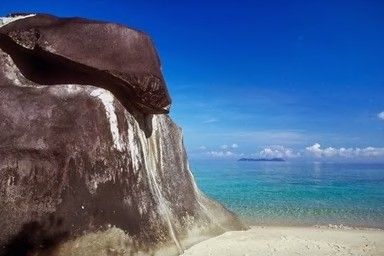
%> input picture dataset/112.jpg, 384 x 256 px
$ octave --eval "result = edgeHistogram(imread('dataset/112.jpg'));"   (GNU Octave 9; MATLAB toolbox functions it lacks are replaced by stand-ins)
%> lines starting %> are read from the running program, lines starting %| are printed output that depends on the picture
function eHist = edgeHistogram(I)

    % Set whether global histogram data will be appended to the resulting feature vector
    includeGlobals = 0;

    if size(I,3) > 1
        I = rgb2gray(I);
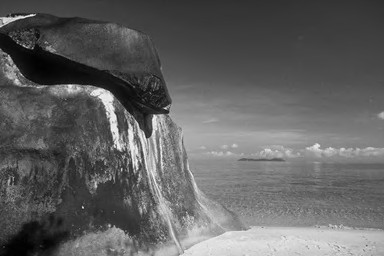
%> I: size 256x384 uint8; min 1, max 250, mean 97.9
    end

    % Define the filters for the 5 types of edges
    f = zeros(2,2,5);
    f(:,:,1) = [1 -1; 1 -1]; % vertical
    f(:,:,2) = [1 1; -1 -1]; % horizontal
    f(:,:,3) = [sqrt(2) 0; 0 -sqrt(2)]; % 45
    f(:,:,4) = [0 sqrt(2); -sqrt(2) 0]; % 135
    f(:,:,5) = [2 -2; -2 2]; % n

    edgeTh = 11; % Edge threshold

    [h, w] = size(I);
%> h = 256; w = 384

    gf = fspecial('gaussian', 11, 1.5);
    I = imfilter(I, gf);
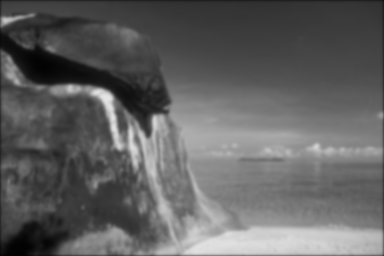
%> I: size 256x384 uint8; min 1, max 228, mean 97.2

    fI = zeros(h,w,5);
    for i = 1:5
        fI(:,:,i) = imfilter(I, f(:,:,i));
    end

    % Find the maximum values among the 3rd dimension to use them as indices later
    [fI, fMax] = max(fI, [], 3);
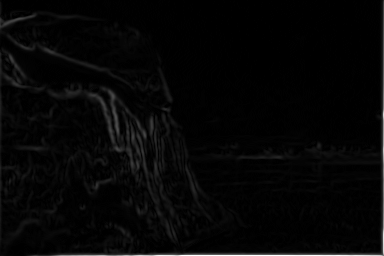
%> fI: size 256x384 double; min 0, max 255, mean 5.8
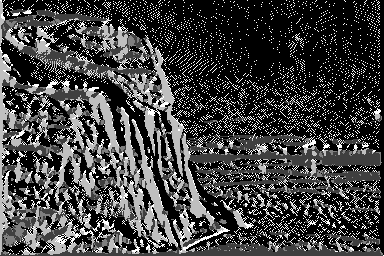
%> fMax: size 256x384 double; min 1, max 5, mean 2.04; drawn with min black and max white

    fMax(fI < edgeTh) = 0;
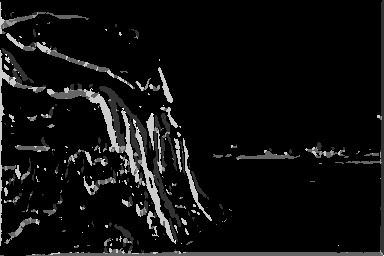
%> fMax: size 256x384 double; min 0, max 5, mean 0.31; drawn with min black and max white

%     eI = edge(I, 'canny', [], 1.5);
%     fMax = fMax.*eI;


    % Compute the subimage size
    sW = floor(w/4);
%> sW = 96
    sH = floor(h/4);
%> sH = 64

    % Compute the image block size
    bS = floor(sqrt(w*h/1100));
%> bS = 9

    % Image block size should be even
    if mod(bS,2) ~= 0
        bS = bS - 1;
%> bS = 8
    end

    % Compute the amount of blocks in each sub image
    hCnt = floor(sH/bS);
%> hCnt = 8
    wCnt = floor(sW/bS);
%> wCnt = 12

    eHist = zeros(5,4,4);

    for i = 1:4
        for j = 1:4
            % Compute the start and end indices of the image block
            hSt = (i-1)*sH + 1;
            hEnd = hSt + sH - 1;

            wSt = (j-1) * sW + 1;
            wEnd = wSt + sW - 1;

            sI = fMax(hSt:hEnd, wSt:wEnd);
            h = hist(sI(:), 0:5);

            eHist(:,j,i) = h(2:6);
        end
    end

    % Normalize all histograms according to the number of image blocks in each sub image
    eHist = eHist(:)' / (hCnt*wCnt);
%> eHist = 80 values, max 13.08 at index 49, min 0 at index 10, mean 1.64
%> `result = edgeHistogram(imread('dataset/112.jpg'));`: result has the same summary as eHist in edgeHistogram

    % If requested, create the global and semi-global histograms and add them to the result
    if includeGlobals > 0
        inds = repmat(1:5, 16, 1);
        gHist = accumarray(inds(:), eHist) * 5; % 5 is for compansating for the small number of its bins when computing distances
        eHist = [eHist gHist'/16];
    end

    %eHist = histNormalize(eHist);

$ run again, on dataset/115.jpg
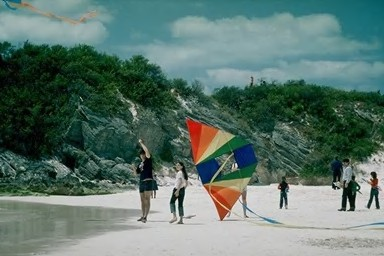
%> input picture dataset/115.jpg, 384 x 256 px
%> in edgeHistogram, `I = imfilter(I, gf);`:
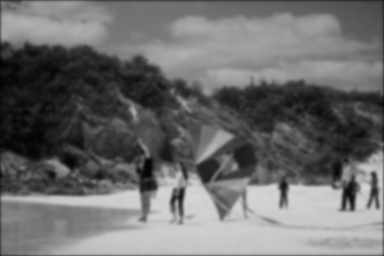
%> I: size 256x384 uint8; min 2, max 215, mean 108.6
%> in edgeHistogram, `fMax(fI < edgeTh) = 0;`:
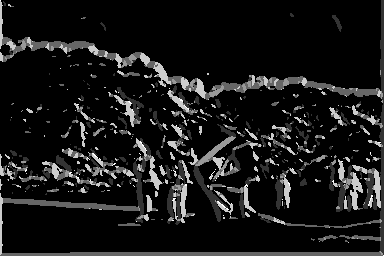
%> fMax: size 256x384 double; min 0, max 5, mean 0.465; drawn with min black and max white
%> eHist = 80 values, max 8.38 at index 62, min 0 at index 10, mean 2.47
%> result has the same summary as eHist in edgeHistogram

$ run again, on dataset/125.jpg
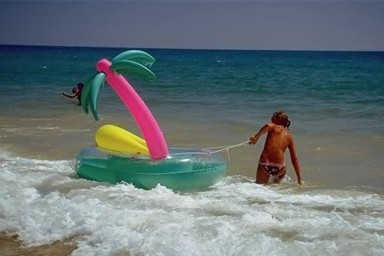
%> input picture dataset/125.jpg, 384 x 256 px
%> in edgeHistogram, `I = imfilter(I, gf);`:
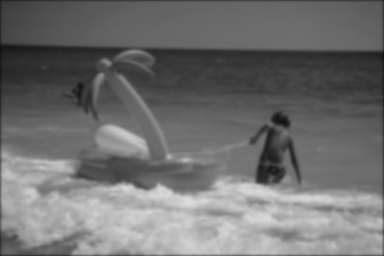
%> I: size 256x384 uint8; min 15, max 221, mean 111.8
%> in edgeHistogram, `fMax(fI < edgeTh) = 0;`:
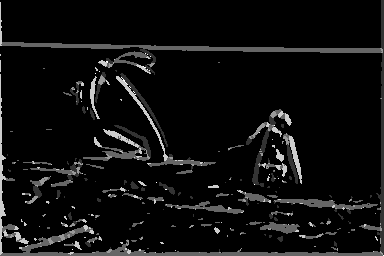
%> fMax: size 256x384 double; min 0, max 5, mean 0.286; drawn with min black and max white
%> eHist = 80 values, max 11.97 at index 72, min 0 at index 1, mean 1.65
%> result has the same summary as eHist in edgeHistogram
